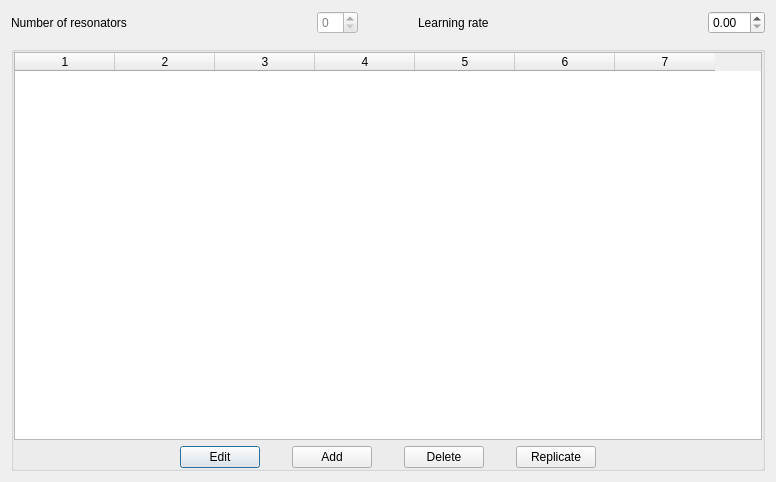
<?xml version="1.0" encoding="UTF-8"?>
<ui version="4.0">
 <class>EditISODeviceTab</class>
 <widget class="QewExtensibleDialog" name="EditISODeviceTab">
  <property name="geometry">
   <rect>
    <x>0</x>
    <y>0</y>
    <width>776</width>
    <height>482</height>
   </rect>
  </property>
  <property name="caption" stdset="0">
   <string>ISO device parameters</string>
  </property>
  <layout class="QVBoxLayout">
   <property name="spacing">
    <number>12</number>
   </property>
   <item>
    <layout class="QHBoxLayout">
     <property name="spacing">
      <number>60</number>
     </property>
     <property name="leftMargin">
      <number>0</number>
     </property>
     <property name="topMargin">
      <number>0</number>
     </property>
     <property name="rightMargin">
      <number>0</number>
     </property>
     <property name="bottomMargin">
      <number>0</number>
     </property>
     <item>
      <layout class="QHBoxLayout">
       <property name="leftMargin">
        <number>0</number>
       </property>
       <property name="topMargin">
        <number>0</number>
       </property>
       <property name="rightMargin">
        <number>0</number>
       </property>
       <property name="bottomMargin">
        <number>0</number>
       </property>
       <item>
        <widget class="QLabel" name="TextLabel1">
         <property name="text">
          <string>Number of resonators</string>
         </property>
         <property name="wordWrap">
          <bool>false</bool>
         </property>
        </widget>
       </item>
       <item>
        <spacer name="spacer3">
         <property name="orientation">
          <enum>Qt::Horizontal</enum>
         </property>
         <property name="sizeType">
          <enum>QSizePolicy::Expanding</enum>
         </property>
         <property name="sizeHint" stdset="0">
          <size>
           <width>40</width>
           <height>20</height>
          </size>
         </property>
        </spacer>
       </item>
       <item>
        <widget class="QSpinBox" name="nresonSpinBox">
         <property name="enabled">
          <bool>false</bool>
         </property>
         <property name="palette">
          <palette>
           <active>
            <colorrole role="WindowText">
             <brush brushstyle="SolidPattern">
              <color alpha="255">
               <red>0</red>
               <green>0</green>
               <blue>0</blue>
              </color>
             </brush>
            </colorrole>
            <colorrole role="Button">
             <brush brushstyle="SolidPattern">
              <color alpha="255">
               <red>228</red>
               <green>228</green>
               <blue>228</blue>
              </color>
             </brush>
            </colorrole>
            <colorrole role="Light">
             <brush brushstyle="SolidPattern">
              <color alpha="255">
               <red>255</red>
               <green>255</green>
               <blue>255</blue>
              </color>
             </brush>
            </colorrole>
            <colorrole role="Midlight">
             <brush brushstyle="SolidPattern">
              <color alpha="255">
               <red>241</red>
               <green>241</green>
               <blue>241</blue>
              </color>
             </brush>
            </colorrole>
            <colorrole role="Dark">
             <brush brushstyle="SolidPattern">
              <color alpha="255">
               <red>114</red>
               <green>114</green>
               <blue>114</blue>
              </color>
             </brush>
            </colorrole>
            <colorrole role="Mid">
             <brush brushstyle="SolidPattern">
              <color alpha="255">
               <red>152</red>
               <green>152</green>
               <blue>152</blue>
              </color>
             </brush>
            </colorrole>
            <colorrole role="Text">
             <brush brushstyle="SolidPattern">
              <color alpha="255">
               <red>0</red>
               <green>0</green>
               <blue>0</blue>
              </color>
             </brush>
            </colorrole>
            <colorrole role="BrightText">
             <brush brushstyle="SolidPattern">
              <color alpha="255">
               <red>255</red>
               <green>255</green>
               <blue>255</blue>
              </color>
             </brush>
            </colorrole>
            <colorrole role="ButtonText">
             <brush brushstyle="SolidPattern">
              <color alpha="255">
               <red>0</red>
               <green>0</green>
               <blue>0</blue>
              </color>
             </brush>
            </colorrole>
            <colorrole role="Base">
             <brush brushstyle="SolidPattern">
              <color alpha="255">
               <red>255</red>
               <green>255</green>
               <blue>255</blue>
              </color>
             </brush>
            </colorrole>
            <colorrole role="Window">
             <brush brushstyle="SolidPattern">
              <color alpha="255">
               <red>220</red>
               <green>220</green>
               <blue>220</blue>
              </color>
             </brush>
            </colorrole>
            <colorrole role="Shadow">
             <brush brushstyle="SolidPattern">
              <color alpha="255">
               <red>0</red>
               <green>0</green>
               <blue>0</blue>
              </color>
             </brush>
            </colorrole>
            <colorrole role="Highlight">
             <brush brushstyle="SolidPattern">
              <color alpha="255">
               <red>0</red>
               <green>0</green>
               <blue>128</blue>
              </color>
             </brush>
            </colorrole>
            <colorrole role="HighlightedText">
             <brush brushstyle="SolidPattern">
              <color alpha="255">
               <red>255</red>
               <green>255</green>
               <blue>255</blue>
              </color>
             </brush>
            </colorrole>
            <colorrole role="Link">
             <brush brushstyle="SolidPattern">
              <color alpha="255">
               <red>0</red>
               <green>0</green>
               <blue>0</blue>
              </color>
             </brush>
            </colorrole>
            <colorrole role="LinkVisited">
             <brush brushstyle="SolidPattern">
              <color alpha="255">
               <red>0</red>
               <green>0</green>
               <blue>0</blue>
              </color>
             </brush>
            </colorrole>
            <colorrole role="PlaceholderText">
             <brush brushstyle="NoBrush">
              <color alpha="128">
               <red>0</red>
               <green>0</green>
               <blue>0</blue>
              </color>
             </brush>
            </colorrole>
           </active>
           <inactive>
            <colorrole role="WindowText">
             <brush brushstyle="SolidPattern">
              <color alpha="255">
               <red>0</red>
               <green>0</green>
               <blue>0</blue>
              </color>
             </brush>
            </colorrole>
            <colorrole role="Button">
             <brush brushstyle="SolidPattern">
              <color alpha="255">
               <red>228</red>
               <green>228</green>
               <blue>228</blue>
              </color>
             </brush>
            </colorrole>
            <colorrole role="Light">
             <brush brushstyle="SolidPattern">
              <color alpha="255">
               <red>255</red>
               <green>255</green>
               <blue>255</blue>
              </color>
             </brush>
            </colorrole>
            <colorrole role="Midlight">
             <brush brushstyle="SolidPattern">
              <color alpha="255">
               <red>255</red>
               <green>255</green>
               <blue>255</blue>
              </color>
             </brush>
            </colorrole>
            <colorrole role="Dark">
             <brush brushstyle="SolidPattern">
              <color alpha="255">
               <red>114</red>
               <green>114</green>
               <blue>114</blue>
              </color>
             </brush>
            </colorrole>
            <colorrole role="Mid">
             <brush brushstyle="SolidPattern">
              <color alpha="255">
               <red>152</red>
               <green>152</green>
               <blue>152</blue>
              </color>
             </brush>
            </colorrole>
            <colorrole role="Text">
             <brush brushstyle="SolidPattern">
              <color alpha="255">
               <red>0</red>
               <green>0</green>
               <blue>0</blue>
              </color>
             </brush>
            </colorrole>
            <colorrole role="BrightText">
             <brush brushstyle="SolidPattern">
              <color alpha="255">
               <red>255</red>
               <green>255</green>
               <blue>255</blue>
              </color>
             </brush>
            </colorrole>
            <colorrole role="ButtonText">
             <brush brushstyle="SolidPattern">
              <color alpha="255">
               <red>0</red>
               <green>0</green>
               <blue>0</blue>
              </color>
             </brush>
            </colorrole>
            <colorrole role="Base">
             <brush brushstyle="SolidPattern">
              <color alpha="255">
               <red>255</red>
               <green>255</green>
               <blue>255</blue>
              </color>
             </brush>
            </colorrole>
            <colorrole role="Window">
             <brush brushstyle="SolidPattern">
              <color alpha="255">
               <red>220</red>
               <green>220</green>
               <blue>220</blue>
              </color>
             </brush>
            </colorrole>
            <colorrole role="Shadow">
             <brush brushstyle="SolidPattern">
              <color alpha="255">
               <red>0</red>
               <green>0</green>
               <blue>0</blue>
              </color>
             </brush>
            </colorrole>
            <colorrole role="Highlight">
             <brush brushstyle="SolidPattern">
              <color alpha="255">
               <red>0</red>
               <green>0</green>
               <blue>128</blue>
              </color>
             </brush>
            </colorrole>
            <colorrole role="HighlightedText">
             <brush brushstyle="SolidPattern">
              <color alpha="255">
               <red>255</red>
               <green>255</green>
               <blue>255</blue>
              </color>
             </brush>
            </colorrole>
            <colorrole role="Link">
             <brush brushstyle="SolidPattern">
              <color alpha="255">
               <red>0</red>
               <green>0</green>
               <blue>255</blue>
              </color>
             </brush>
            </colorrole>
            <colorrole role="LinkVisited">
             <brush brushstyle="SolidPattern">
              <color alpha="255">
               <red>255</red>
               <green>0</green>
               <blue>255</blue>
              </color>
             </brush>
            </colorrole>
            <colorrole role="PlaceholderText">
             <brush brushstyle="NoBrush">
              <color alpha="128">
               <red>0</red>
               <green>0</green>
               <blue>0</blue>
              </color>
             </brush>
            </colorrole>
           </inactive>
           <disabled>
            <colorrole role="WindowText">
             <brush brushstyle="SolidPattern">
              <color alpha="255">
               <red>128</red>
               <green>128</green>
               <blue>128</blue>
              </color>
             </brush>
            </colorrole>
            <colorrole role="Button">
             <brush brushstyle="SolidPattern">
              <color alpha="255">
               <red>228</red>
               <green>228</green>
               <blue>228</blue>
              </color>
             </brush>
            </colorrole>
            <colorrole role="Light">
             <brush brushstyle="SolidPattern">
              <color alpha="255">
               <red>255</red>
               <green>255</green>
               <blue>255</blue>
              </color>
             </brush>
            </colorrole>
            <colorrole role="Midlight">
             <brush brushstyle="SolidPattern">
              <color alpha="255">
               <red>255</red>
               <green>255</green>
               <blue>255</blue>
              </color>
             </brush>
            </colorrole>
            <colorrole role="Dark">
             <brush brushstyle="SolidPattern">
              <color alpha="255">
               <red>114</red>
               <green>114</green>
               <blue>114</blue>
              </color>
             </brush>
            </colorrole>
            <colorrole role="Mid">
             <brush brushstyle="SolidPattern">
              <color alpha="255">
               <red>152</red>
               <green>152</green>
               <blue>152</blue>
              </color>
             </brush>
            </colorrole>
            <colorrole role="Text">
             <brush brushstyle="SolidPattern">
              <color alpha="255">
               <red>128</red>
               <green>128</green>
               <blue>128</blue>
              </color>
             </brush>
            </colorrole>
            <colorrole role="BrightText">
             <brush brushstyle="SolidPattern">
              <color alpha="255">
               <red>255</red>
               <green>255</green>
               <blue>255</blue>
              </color>
             </brush>
            </colorrole>
            <colorrole role="ButtonText">
             <brush brushstyle="SolidPattern">
              <color alpha="255">
               <red>128</red>
               <green>128</green>
               <blue>128</blue>
              </color>
             </brush>
            </colorrole>
            <colorrole role="Base">
             <brush brushstyle="SolidPattern">
              <color alpha="255">
               <red>255</red>
               <green>255</green>
               <blue>255</blue>
              </color>
             </brush>
            </colorrole>
            <colorrole role="Window">
             <brush brushstyle="SolidPattern">
              <color alpha="255">
               <red>255</red>
               <green>255</green>
               <blue>255</blue>
              </color>
             </brush>
            </colorrole>
            <colorrole role="Shadow">
             <brush brushstyle="SolidPattern">
              <color alpha="255">
               <red>0</red>
               <green>0</green>
               <blue>0</blue>
              </color>
             </brush>
            </colorrole>
            <colorrole role="Highlight">
             <brush brushstyle="SolidPattern">
              <color alpha="255">
               <red>0</red>
               <green>0</green>
               <blue>128</blue>
              </color>
             </brush>
            </colorrole>
            <colorrole role="HighlightedText">
             <brush brushstyle="SolidPattern">
              <color alpha="255">
               <red>255</red>
               <green>255</green>
               <blue>255</blue>
              </color>
             </brush>
            </colorrole>
            <colorrole role="Link">
             <brush brushstyle="SolidPattern">
              <color alpha="255">
               <red>0</red>
               <green>0</green>
               <blue>255</blue>
              </color>
             </brush>
            </colorrole>
            <colorrole role="LinkVisited">
             <brush brushstyle="SolidPattern">
              <color alpha="255">
               <red>255</red>
               <green>0</green>
               <blue>255</blue>
              </color>
             </brush>
            </colorrole>
            <colorrole role="PlaceholderText">
             <brush brushstyle="NoBrush">
              <color alpha="128">
               <red>0</red>
               <green>0</green>
               <blue>0</blue>
              </color>
             </brush>
            </colorrole>
           </disabled>
          </palette>
         </property>
        </widget>
       </item>
      </layout>
     </item>
     <item>
      <layout class="QHBoxLayout">
       <property name="leftMargin">
        <number>0</number>
       </property>
       <property name="topMargin">
        <number>0</number>
       </property>
       <property name="rightMargin">
        <number>0</number>
       </property>
       <property name="bottomMargin">
        <number>0</number>
       </property>
       <item>
        <widget class="QLabel" name="TextLabel1_2">
         <property name="text">
          <string>Learning rate</string>
         </property>
         <property name="wordWrap">
          <bool>false</bool>
         </property>
        </widget>
       </item>
       <item>
        <spacer name="spacer6">
         <property name="orientation">
          <enum>Qt::Horizontal</enum>
         </property>
         <property name="sizeType">
          <enum>QSizePolicy::Expanding</enum>
         </property>
         <property name="sizeHint" stdset="0">
          <size>
           <width>40</width>
           <height>20</height>
          </size>
         </property>
        </spacer>
       </item>
       <item>
        <widget class="QDoubleSpinBox" name="lrateFloatSpinBox"/>
       </item>
      </layout>
     </item>
    </layout>
   </item>
   <item>
    <widget class="QGroupBox" name="GroupBox3">
     <layout class="QVBoxLayout">
      <property name="leftMargin">
       <number>0</number>
      </property>
      <property name="topMargin">
       <number>0</number>
      </property>
      <property name="rightMargin">
       <number>0</number>
      </property>
      <property name="bottomMargin">
       <number>0</number>
      </property>
      <item>
       <widget class="QTableWidget" name="resonTable">
        <property name="columnCount">
         <number>7</number>
        </property>
        <property name="numRows" stdset="0">
         <number>0</number>
        </property>
        <property name="numCols" stdset="0">
         <number>7</number>
        </property>
        <property name="columnMovingEnabled" stdset="0">
         <bool>false</bool>
        </property>
        <property name="readOnly" stdset="0">
         <bool>true</bool>
        </property>
        <attribute name="horizontalHeaderShowSortIndicator" stdset="0">
         <bool>false</bool>
        </attribute>
        <column/>
        <column/>
        <column/>
        <column/>
        <column/>
        <column/>
        <column/>
       </widget>
      </item>
      <item>
       <layout class="QHBoxLayout">
        <property name="spacing">
         <number>32</number>
        </property>
        <property name="leftMargin">
         <number>0</number>
        </property>
        <property name="topMargin">
         <number>0</number>
        </property>
        <property name="rightMargin">
         <number>0</number>
        </property>
        <property name="bottomMargin">
         <number>0</number>
        </property>
        <item>
         <spacer name="spacer1">
          <property name="orientation">
           <enum>Qt::Horizontal</enum>
          </property>
          <property name="sizeType">
           <enum>QSizePolicy::Expanding</enum>
          </property>
          <property name="sizeHint" stdset="0">
           <size>
            <width>40</width>
            <height>20</height>
           </size>
          </property>
         </spacer>
        </item>
        <item>
         <widget class="QPushButton" name="editButton">
          <property name="text">
           <string>Edit</string>
          </property>
         </widget>
        </item>
        <item>
         <widget class="QPushButton" name="addButton">
          <property name="text">
           <string>Add</string>
          </property>
          <property name="shortcut">
           <string/>
          </property>
         </widget>
        </item>
        <item>
         <widget class="QPushButton" name="delButton">
          <property name="text">
           <string>Delete</string>
          </property>
          <property name="shortcut">
           <string/>
          </property>
         </widget>
        </item>
        <item>
         <widget class="QPushButton" name="replicButton">
          <property name="text">
           <string>Replicate</string>
          </property>
          <property name="shortcut">
           <string/>
          </property>
         </widget>
        </item>
        <item>
         <spacer name="spacer1_2">
          <property name="orientation">
           <enum>Qt::Horizontal</enum>
          </property>
          <property name="sizeType">
           <enum>QSizePolicy::Expanding</enum>
          </property>
          <property name="sizeHint" stdset="0">
           <size>
            <width>40</width>
            <height>20</height>
           </size>
          </property>
         </spacer>
        </item>
       </layout>
      </item>
     </layout>
    </widget>
   </item>
  </layout>
 </widget>
 <layoutdefault spacing="6" margin="11"/>
 <customwidgets>
  <customwidget>
   <class>QewExtensibleDialog</class>
   <extends>QDialog</extends>
   <header>qewextensibledialog.h</header>
   <container>1</container>
  </customwidget>
 </customwidgets>
 <tabstops>
  <tabstop>nresonSpinBox</tabstop>
  <tabstop>lrateFloatSpinBox</tabstop>
  <tabstop>resonTable</tabstop>
  <tabstop>editButton</tabstop>
  <tabstop>addButton</tabstop>
  <tabstop>delButton</tabstop>
  <tabstop>replicButton</tabstop>
 </tabstops>
 <resources/>
 <connections/>
</ui>
